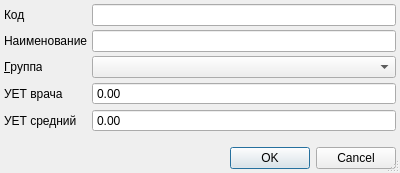
<?xml version="1.0" encoding="UTF-8"?>
<ui version="4.0">
 <class>ServiceFilterDialog</class>
 <widget class="QDialog" name="ServiceFilterDialog">
  <property name="geometry">
   <rect>
    <x>0</x>
    <y>0</y>
    <width>400</width>
    <height>173</height>
   </rect>
  </property>
  <property name="windowTitle">
   <string>Фильтр услуг</string>
  </property>
  <property name="sizeGripEnabled">
   <bool>true</bool>
  </property>
  <layout class="QGridLayout" name="gridLayout">
   <property name="margin">
    <number>4</number>
   </property>
   <property name="spacing">
    <number>4</number>
   </property>
   <item row="3" column="1">
    <widget class="CRBComboBox" name="cmbServiceGroup"/>
   </item>
   <item row="5" column="1">
    <widget class="QDoubleSpinBox" name="edtDoctorWTU">
     <property name="buttonSymbols">
      <enum>QAbstractSpinBox::NoButtons</enum>
     </property>
    </widget>
   </item>
   <item row="7" column="0">
    <widget class="QLabel" name="lblParamedicalWTU">
     <property name="text">
      <string>УЕТ средний</string>
     </property>
    </widget>
   </item>
   <item row="3" column="0">
    <widget class="QLabel" name="lblServiceGroup">
     <property name="sizePolicy">
      <sizepolicy hsizetype="Maximum" vsizetype="Preferred">
       <horstretch>0</horstretch>
       <verstretch>0</verstretch>
      </sizepolicy>
     </property>
     <property name="text">
      <string>&amp;Группа</string>
     </property>
     <property name="buddy">
      <cstring>cmbServiceGroup</cstring>
     </property>
    </widget>
   </item>
   <item row="5" column="0">
    <widget class="QLabel" name="lblDoctorWTU">
     <property name="text">
      <string>УЕТ врача</string>
     </property>
    </widget>
   </item>
   <item row="2" column="0">
    <widget class="QLabel" name="lblName">
     <property name="sizePolicy">
      <sizepolicy hsizetype="Maximum" vsizetype="Preferred">
       <horstretch>0</horstretch>
       <verstretch>0</verstretch>
      </sizepolicy>
     </property>
     <property name="text">
      <string>Наименование</string>
     </property>
     <property name="buddy">
      <cstring>edtName</cstring>
     </property>
    </widget>
   </item>
   <item row="12" column="0" colspan="2">
    <widget class="QDialogButtonBox" name="buttonBox">
     <property name="standardButtons">
      <set>QDialogButtonBox::Cancel|QDialogButtonBox::Ok</set>
     </property>
    </widget>
   </item>
   <item row="1" column="1">
    <widget class="QLineEdit" name="edtCode"/>
   </item>
   <item row="2" column="1">
    <widget class="QLineEdit" name="edtName"/>
   </item>
   <item row="11" column="0">
    <spacer>
     <property name="orientation">
      <enum>Qt::Vertical</enum>
     </property>
     <property name="sizeHint" stdset="0">
      <size>
       <width>20</width>
       <height>0</height>
      </size>
     </property>
    </spacer>
   </item>
   <item row="9" column="1">
    <layout class="QHBoxLayout" name="horizontalLayout">
     <property name="spacing">
      <number>4</number>
     </property>
    </layout>
   </item>
   <item row="1" column="0">
    <widget class="QLabel" name="lblCode">
     <property name="sizePolicy">
      <sizepolicy hsizetype="Maximum" vsizetype="Preferred">
       <horstretch>0</horstretch>
       <verstretch>0</verstretch>
      </sizepolicy>
     </property>
     <property name="text">
      <string>Код</string>
     </property>
     <property name="buddy">
      <cstring>edtCode</cstring>
     </property>
    </widget>
   </item>
   <item row="7" column="1">
    <widget class="QDoubleSpinBox" name="edtParamedicalWTU">
     <property name="buttonSymbols">
      <enum>QAbstractSpinBox::NoButtons</enum>
     </property>
    </widget>
   </item>
  </layout>
 </widget>
 <customwidgets>
  <customwidget>
   <class>CRBComboBox</class>
   <extends>QComboBox</extends>
   <header>library/crbcombobox.h</header>
  </customwidget>
 </customwidgets>
 <tabstops>
  <tabstop>edtCode</tabstop>
  <tabstop>edtName</tabstop>
  <tabstop>cmbServiceGroup</tabstop>
  <tabstop>buttonBox</tabstop>
 </tabstops>
 <resources/>
 <connections>
  <connection>
   <sender>buttonBox</sender>
   <signal>accepted()</signal>
   <receiver>ServiceFilterDialog</receiver>
   <slot>accept()</slot>
   <hints>
    <hint type="sourcelabel">
     <x>137</x>
     <y>411</y>
    </hint>
    <hint type="destinationlabel">
     <x>133</x>
     <y>146</y>
    </hint>
   </hints>
  </connection>
  <connection>
   <sender>buttonBox</sender>
   <signal>rejected()</signal>
   <receiver>ServiceFilterDialog</receiver>
   <slot>reject()</slot>
   <hints>
    <hint type="sourcelabel">
     <x>137</x>
     <y>411</y>
    </hint>
    <hint type="destinationlabel">
     <x>133</x>
     <y>146</y>
    </hint>
   </hints>
  </connection>
 </connections>
</ui>
